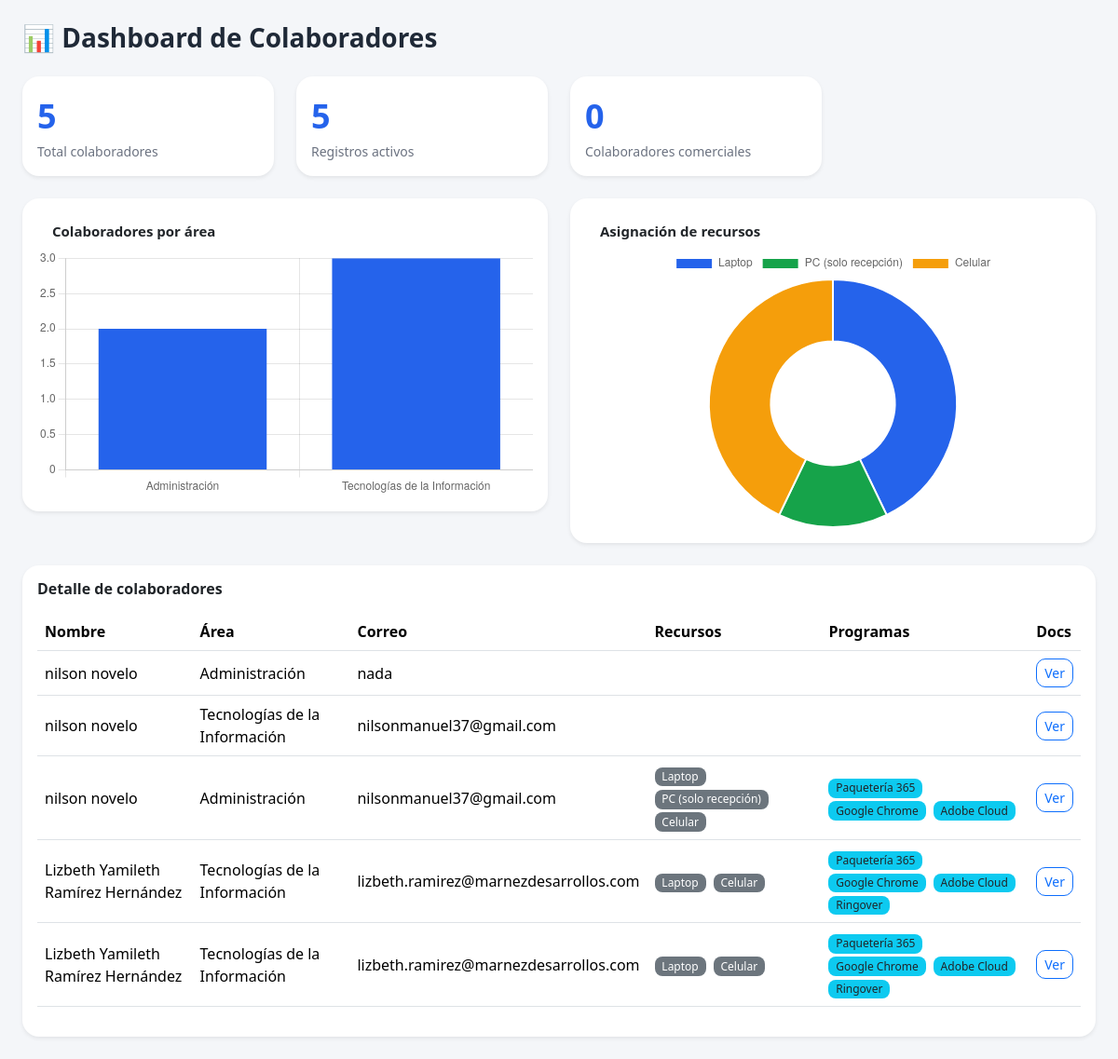
/dashboard, run on the app's committed database.
### app.py (models this page shows)
class Colaborador(Base):
    __tablename__ = "colaboradores"
    id = Column(Integer, primary_key=True)
    nombre = Column(String(100))
    apellido = Column(String(100))
    correo = Column(String(150))
    edad = Column(Integer)
    estado_civil = Column(String(50))
    domicilio = Column(Text)
    telefono = Column(String(20))
    rfc = Column(String(13))
    curp = Column(String(18))
    nss = Column(String(15))
    fecha_alta = Column(Date)
    sueldo = Column(Integer)
    comentarios = Column(Text)
    rol_comercial = Column(String(100))
    comisionista = Column(Boolean)
    tiene_infonavit = Column(Boolean)
    infonavit_credito = Column(String(50))
    tiene_fonacot = Column(Boolean)
    fonacot_credito = Column(String(50))
    area_id = Column(Integer, ForeignKey("areas.id"))
    puesto_id = Column(Integer, ForeignKey("puestos.id"))
    area = relationship("Area")
    puesto = relationship("Puesto")
    recursos = relationship(
        "RecursoTI",
        secondary=colaborador_recurso,
        back_populates="colaboradores"
    )
    programas = relationship(
        "Programa",
        secondary=colaborador_programa,
        back_populates="colaboradores"
    )
    documentos = relationship(
        "Documento",
        back_populates="colaborador",
        cascade="all, delete-orphan"
    )

class Area(Base):
    __tablename__ = "areas"
    id = Column(Integer, primary_key=True)
    nombre = Column(String(100), unique=True)
    nombre_normalizado = Column(String(100), unique=True)
    puestos = relationship("Puesto", back_populates="area")

class RecursoTI(Base):
    __tablename__ = "recursos_ti"
    id = Column(Integer, primary_key=True)
    nombre = Column(String(100), unique=True)
    colaboradores = relationship(
        "Colaborador",
        secondary=colaborador_recurso,
        back_populates="recursos"
    )

class Programa(Base):
    __tablename__ = "programas"
    id = Column(Integer, primary_key=True)
    nombre = Column(String(100), unique=True)
    colaboradores = relationship(
        "Colaborador",
        secondary=colaborador_programa,
        back_populates="programas"
    )

### app.py (the view)
@app.route("/dashboard")
def dashboard():
    db = Session()
    colaboradores = db.query(Colaborador).all()
    total = db.query(Colaborador).count()
    return render_template(
        "dashboard.html",
        colaboradores=colaboradores,
        total=total
    )

### templates/dashboard.html (shortened to what this page needs)
<!DOCTYPE html>
<html lang="es">
<head>
<link href="https://cdn.jsdelivr.net/npm/bootstrap@5.3.2/dist/css/bootstrap.min.css" rel="stylesheet">
</head>
<body>
<div class="container-fluid px-4 py-4">
<h3 class="mb-4">📊 Dashboard de Colaboradores</h3>
<div class="row g-4 mb-4">
<div class="col-md-3">
<div class="card shadow-sm p-3">
<div class="kpi">{{ total }}</div>
<div class="kpi-label">Total colaboradores</div>
</div>
</div>
<div class="col-md-3">
<div class="card shadow-sm p-3">
<div class="kpi">{{ colaboradores|length }}</div>
<div class="kpi-label">Registros activos</div>
</div>
</div>
<div class="col-md-3">
<div class="card shadow-sm p-3">
<div class="kpi">
{{ colaboradores | selectattr("rol_comercial") | list | length }}
</div>
<div class="kpi-label">Colaboradores comerciales</div>
</div>
</div>
</div>
<div class="row g-4 mb-4">
<div class="col-lg-6">
<div class="card shadow-sm p-3">
<div class="card-header">Colaboradores por área</div>
<canvas id="graficaAreas"></canvas>
</div>
</div>
<div class="col-lg-6">
<div class="card shadow-sm p-3">
<div class="card-header">Asignación de recursos</div>
<canvas id="graficaRecursos"></canvas>
</div>
</div>
</div>
<div class="card shadow-sm">
<div class="card-body">
<h6 class="mb-3 fw-bold">Detalle de colaboradores</h6>
<table class="table table-hover align-middle">
<thead>
<tr>
<th>Nombre</th>
<th>Área</th>
<th>Correo</th>
<th>Recursos</th>
<th>Programas</th>
<th>Docs</th>
</tr>
</thead>
<tbody>
{% for c in colaboradores %}
<tr>
<td>{{ c.nombre }} {{ c.apellido }}</td>
<td>{{ c.area.nombre }}</td>
<td>{{ c.correo }}</td>
<td>
{% for r in c.recursos %}
<span class="badge bg-secondary me-1">{{ r.nombre }}</span>
{% endfor %}
</td>
<td>
{% for p in c.programas %}
<span class="badge bg-info text-dark me-1">{{ p.nombre }}</span>
{% endfor %}
</td>
<td>
<button class="btn btn-sm btn-outline-primary"
data-bs-toggle="modal"
data-bs-target="#docs{{ c.id }}">
Ver
</button>
</td>
</tr>
{% endfor %}
</tbody>
</table>
</div>
</div>
</div>
<script>
// ===== DATOS JINJA =====
const areas = {};
{% for c in colaboradores %}
areas["{{ c.area.nombre }}"] = (areas["{{ c.area.nombre }}"] || 0) + 1;
{% endfor %}
const recursos = {};
{% for c in colaboradores %}
    {% for r in c.recursos %}
        recursos["{{ r.nombre }}"] = (recursos["{{ r.nombre }}"] || 0) + 1;
    {% endfor %}
{% endfor %}
// ===== GRÁFICA ÁREAS =====
new Chart(document.getElementById("graficaAreas"), {
    type: 'bar',
    data: {
        labels: Object.keys(areas),
        datasets: [{
            data: Object.values(areas),
            backgroundColor:'#2563eb'
        }]
    },
    options: {
        plugins:{legend:{display:false}},
        scales:{y:{beginAtZero:true}}
    }
});
// ===== GRÁFICA RECURSOS =====
new Chart(document.getElementById("graficaRecursos"), {
    type: 'doughnut',
    data: {
        labels: Object.keys(recursos),
        datasets: [{
            data: Object.values(recursos),
            backgroundColor:[
                '#2563eb','#16a34a','#f59e0b',
                '#ec4899','#6366f1'
            ]
        }]
    }
});
</script>
</body>
</html>

### templates/dashboard.html (style rules this page uses)
body { background:#f4f6f9; color:#1f2937; }
h3 { font-weight:700; }
.card { border-radius:18px; border:none; }
.card-header { background:transparent; border-bottom:none; font-weight:600; font-size:15px; }
.kpi { font-size:36px; font-weight:800; color:#2563eb; }
.kpi-label { font-size:14px; color:#6b7280; }
.table thead { background:#e5e7eb; }
.badge { border-radius:8px; font-weight:500; }
.btn-outline-primary { border-radius:10px; }
canvas { max-height:300px; }

### data on the page
Colaborador: nombre "nilson", apellido "novelo", area.nombre "Administración", correo "nada"
Colaborador: nombre "nilson", apellido "novelo", area.nombre "Tecnologías de la Información", correo "nilsonmanuel37@gmail.com"
Colaborador: nombre "nilson", apellido "novelo", area.nombre "Administración", correo "nilsonmanuel37@gmail.com"
RecursoTI: nombre "Laptop"
RecursoTI: nombre "PC (solo recepción)"
RecursoTI: nombre "Celular"
Programa: nombre "Paquetería 365"
Programa: nombre "Google Chrome"
Programa: nombre "Adobe Cloud"
Colaborador: nombre "Lizbeth Yamileth", apellido "Ramírez Hernández", area.nombre "Tecnologías de la Información", correo "lizbeth.ramirez@marnezdesarrollos.com"
Programa: nombre "Ringover"
Colaborador: nombre "Lizbeth Yamileth", apellido "Ramírez Hernández", area.nombre "Tecnologías de la Información", correo "lizbeth.ramirez@marnezdesarrollos.com"

### other printed values
{{ total }} "5"
{{ colaboradores|length }} "5"
{{ colaboradores | selectattr("rol_comercial") | list | length }} "0"
chart data {{ c.area.nombre }} Administración, Tecnologías de la Información, Administración, Tecnologías de la Información, Tecnologías de la Información
chart data {{ r.nombre }} Laptop, PC (solo recepción), Celular, Laptop, Celular, Laptop, Celular
